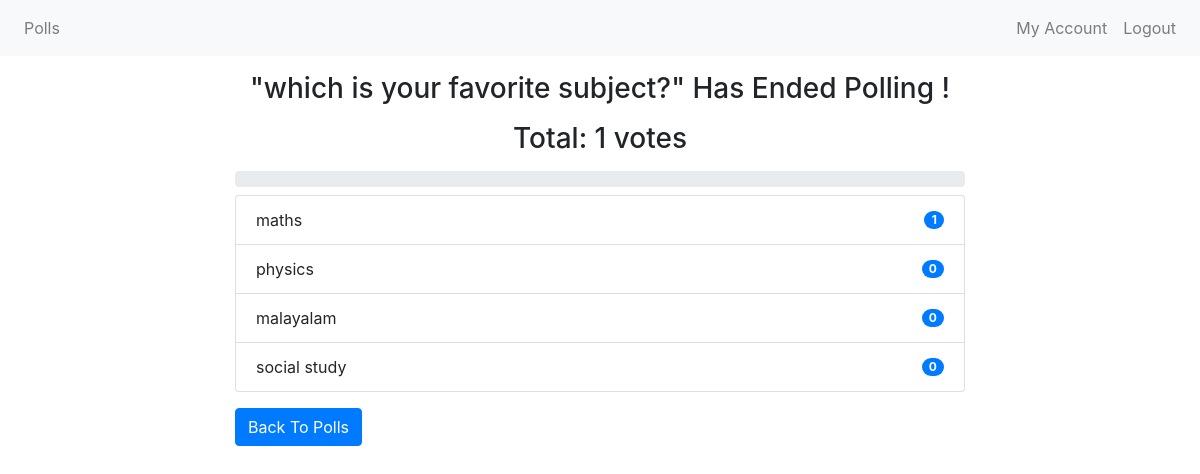
The page /polls/end/6/ (signed in) on the database its author committed.
### polls/models.py (models this page shows, shortened)
class Poll(models.Model):
    owner = models.ForeignKey(User, on_delete=models.CASCADE)
    text = models.TextField()
    pub_date = models.DateTimeField(default=timezone.now)
    active = models.BooleanField(default=True)
    @property
    def get_vote_count(self):
        return self.vote_set.count()

class Choice(models.Model):
    poll = models.ForeignKey(Poll, on_delete=models.CASCADE)
    choice_text = models.CharField(max_length=255)
    @property
    def get_vote_count(self):
        return self.vote_set.count()

### polls/views.py (the view)
# urls.py: path('end/<int:poll_id>/', views.endpoll, name='end_poll'),
@login_required
def endpoll(request, poll_id):
    poll = get_object_or_404(Poll, pk=poll_id)
    if request.user != poll.owner:
        return redirect('home')
    if poll.active is True:
        poll.active = False
        poll.save()
        return render(request, 'polls/poll_result.html', {'poll': poll})
    else:
        return render(request, 'polls/poll_result.html', {'poll': poll})

### polls/templates/polls/poll_result.html (shortened to what this page needs)
{% extends 'base.html' %}
{% block content %}
<div class="container">
    {% if messages %}
    <div class="messages">
        {% for message in messages %}
        <div {% if message.tags %} class="{{ message.tags }}" {% endif %}>{{ message }}
            <button type="button" class="close" data-dismiss="alert" aria-label="Close">
                <span aria-hidden="true">&times;</span>
            </button>
        </div>
        {% endfor %}
    </div>
    {% else %}
    <div class="row">
        <div class="col-md-8 offset-sm-2">
            {% if poll.active %}
            <h3 class="mt-3 mb-3 text-center">Result for: {{ poll.text }}</h3>
            {% else %}
            <h3 class="mt-3 mb-3 text-center">"{{ poll.text }}" Has Ended Polling !</h3>
            {% endif %}
            <h3 class="mb-2 text-center">Total: {{ poll.get_vote_count }} votes</h3>
            <div class="progress mt-3 mb-2">
            </div>
            <ul class="list-group">
                {% for choice in poll.choice_set.all %}
                <li class="list-group-item d-flex justify-content-between align-items-center">
                    {{ choice.choice_text }}
                    <span class="badge badge-primary badge-pill">{{ choice.get_vote_count }}</span>
                </li>
                {% endfor %}
            </ul>
            {% endif %}
            <a class="btn btn-primary mt-3" href="{% url 'polls:list' %}" role="button">Back To Polls</a>
        </div>
    </div>
</div>
{% endblock content %}

### templates/base.html (shortened to what this page needs)
{% load static %}
<!DOCTYPE html>
<html lang="en">
<head>
    <link rel="stylesheet" href="https://maxcdn.bootstrapcdn.com/bootstrap/4.0.0/css/bootstrap.min.css"
>
    <link rel="stylesheet" href="https://use.fontawesome.com/releases/v5.6.3/css/all.css"
>
</head>
<body>
    {% include 'includes/navbar.html' %}
    {% block content %}
    {% endblock content %}
</body>
</html>

### templates/includes/navbar.html (shortened to what this page needs)
<nav class="navbar navbar-expand-sm navbar-light bg-light">
    <div class="collapse navbar-collapse" id="collapsibleNavId">
        <ul class="navbar-nav mr-auto mt-2 mt-lg-0">
            {% if request.user.is_authenticated %}
            <li class="nav-item">
                <a class="nav-link" href="{% url 'polls:list' %}">Polls</a>
            </li>
            {% endif %}
        </ul>
        <div class="navbar-nav ml-auto">
            {% if request.user.is_authenticated %}
            <a class="nav-link" href="{% url 'polls:list_by_user' %}">My Account</a>
            <a class="nav-link" href="{% url 'accounts:logout' %}">Logout</a>
            {% else %}
            <a class="nav-link" href="{% url 'accounts:login' %}">Login</a>
            <a class="nav-link" href="{% url 'accounts:register' %}">Register</a>
            {% endif %}
        </div>
    </div>
</nav>

### rows shown on the page
Poll: text "which is your favorite subject?", get_vote_count "1"
Choice: choice_text "maths", get_vote_count "1"
Choice: choice_text "physics", get_vote_count "0"
Choice: choice_text "malayalam", get_vote_count "0"
Choice: choice_text "social study", get_vote_count "0"
